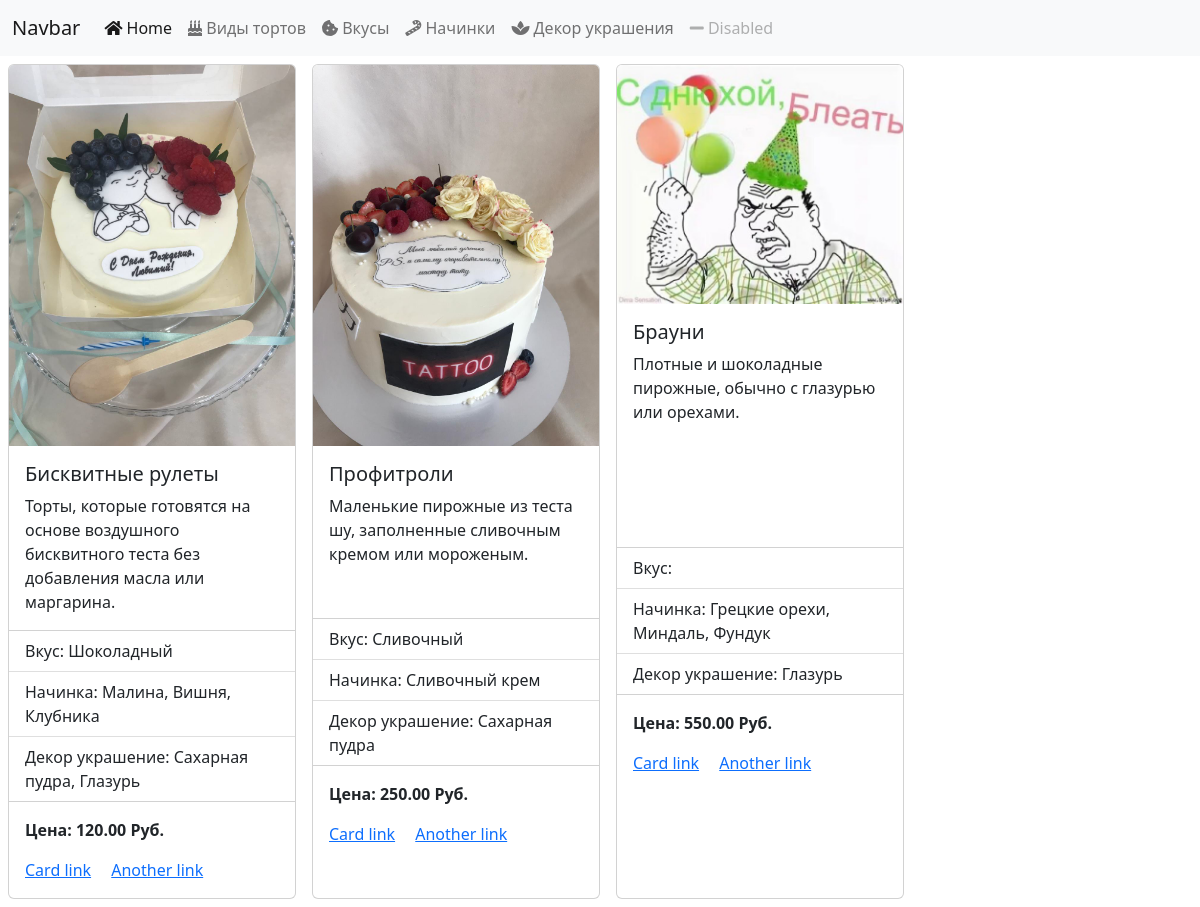
The app's page /pastries/, older data.
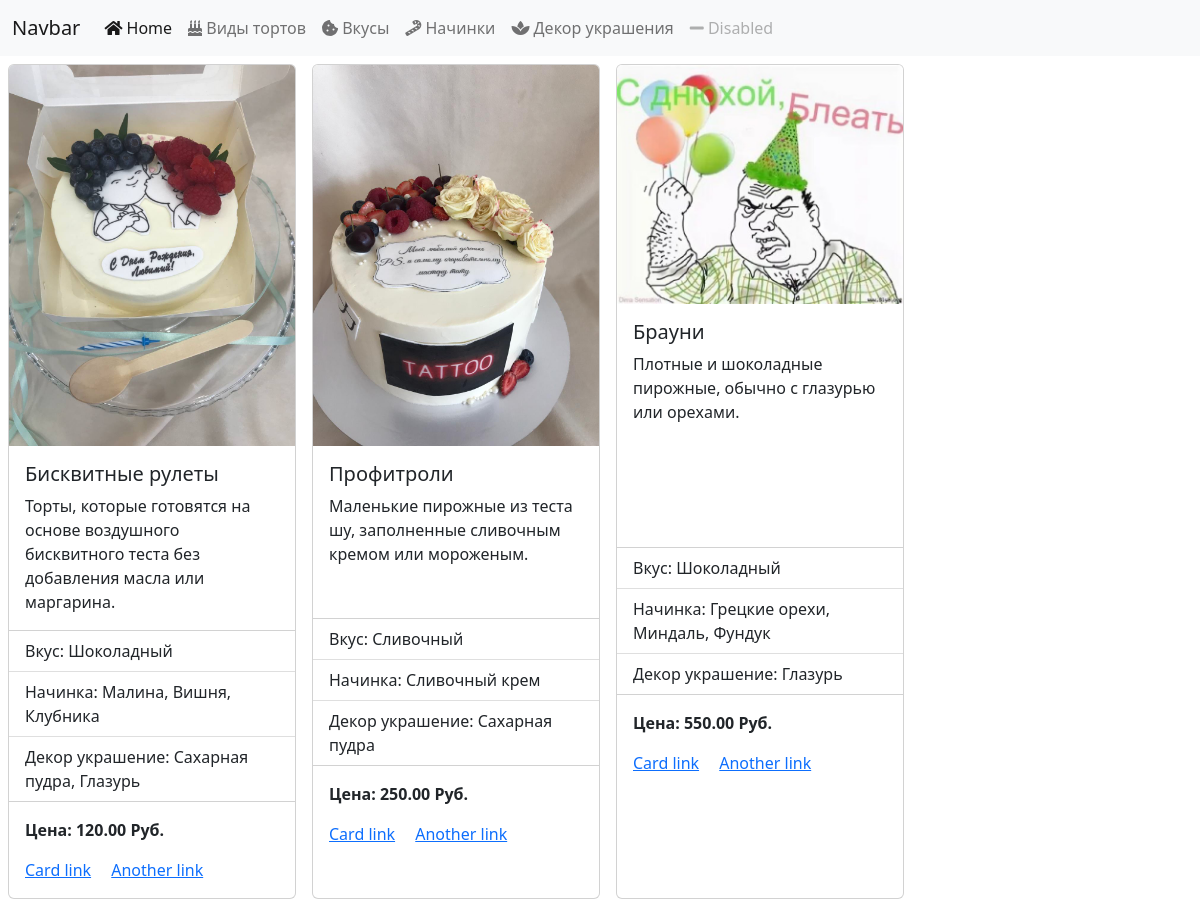
The same page, newer data.
### pastries/models.py (models this page shows, shortened)
class Cake(models.Model):
    image = models.ImageField(upload_to='cakes/', blank=True, null=True)
    name = models.CharField(max_length=200)
    description = models.TextField(blank=True, null=True)
    taste = models.ForeignKey(Taste, on_delete=models.SET_NULL, null=True, blank=True)
    fillings = models.ManyToManyField(Filling, blank=True)
    toppings = models.ManyToManyField(Topping, blank=True)
    price = models.DecimalField(max_digits=5, decimal_places=2)
    available = models.BooleanField(default=True)

class Topping(models.Model):
    name = models.CharField(max_length=200)
    description = models.TextField(blank=True, null=True)

class Taste(models.Model):
    name = models.CharField(max_length=200)
    description = models.TextField(blank=True, null=True)

### pastries/views.py (the view)
# urls.py: path('pastries/', views.pastries_view),
def pastries_view(request):
    if request.method == "GET":
        cakes = Cake.objects.all()
        cakes_data = []
        for cake in cakes:
            fillings = ", ".join([filling.name for filling in cake.fillings.all()])
            toppings = ", ".join([topping.name for topping in cake.toppings.all()])
            cakes_data.append({
                'cake': cake,
                'fillings': fillings,
                'toppings': toppings,
            })
        return render(request, "pastries/pastries.html", {'cakes_data': cakes_data})

### pastries/templates/pastries/pastries.html
{% extends 'layouts/index.html' %}
{% block content %}
    <div class="cakes d-flex flex-wrap">
        {% for data in cakes_data %}
            <div class="card m-2" style="width: 18rem;">
              <img src="{{ data.cake.image.url }}" class="card-img-top" alt="{{ data.cake.name }}">
              <div class="card-body">
                <h5 class="card-title">{{ data.cake.name }}</h5>
                <p class="card-text">{{ data.cake.description }}</p>
              </div>
              <ul class="list-group list-group-flush">
                <li class="list-group-item">Вкус: {{ data.cake.taste.name }}</li>
                <li class="list-group-item">Начинка: {{ data.fillings }}</li>
                <li class="list-group-item">Декор украшение: {{ data.toppings }}</li>
              </ul>
              <div class="card-body">
                <p class="card-text"><strong>Цена: {{ data.cake.price }} Руб.</strong></p>
                  <a href="#" class="card-link">Card link</a>
                  <a href="#" class="card-link">Another link</a>
              </div>
            </div>
        {% endfor %}
    </div>
{% endblock %}

Row changes from the older to the newer data that the page shows:
changed Cake "Брауни": cake.taste.name (not shown) → "Шоколадный"
